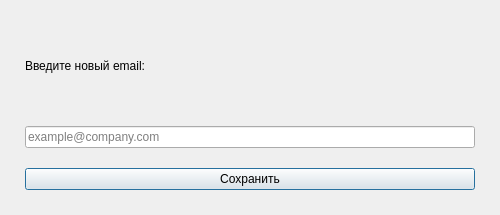
<?xml version="1.0" encoding="UTF-8"?>
<ui version="4.0">
 <class>EmailEditDialog</class>
 <widget class="QDialog" name="EmailEditDialog">
  <property name="geometry">
   <rect>
    <x>0</x>
    <y>0</y>
    <width>500</width>
    <height>215</height>
   </rect>
  </property>
  <property name="windowTitle">
   <string>Редактирование email</string>
  </property>
  <property name="styleSheet">
   <string notr="true">
QDialog {
    background-color: {BG_CARD};
    color: {TEXT_BLACK};
}
QLabel {
    color: {TEXT_BLACK};
}
</string>
  </property>
  <property name="modal">
   <bool>true</bool>
  </property>
  <layout class="QVBoxLayout" name="verticalLayout">
   <property name="spacing">
    <number>20</number>
   </property>
   <property name="leftMargin">
    <number>25</number>
   </property>
   <property name="topMargin">
    <number>25</number>
   </property>
   <property name="rightMargin">
    <number>25</number>
   </property>
   <property name="bottomMargin">
    <number>25</number>
   </property>
   <item>
    <widget class="QLabel" name="titleLabel">
     <property name="styleSheet">
      <string notr="true">font-size: 20px; color: {TEXT_BLACK}; background-color: transparent;</string>
     </property>
     <property name="text">
      <string>Введите новый email:</string>
     </property>
    </widget>
   </item>
   <item>
    <widget class="QLineEdit" name="emailInput">
     <property name="styleSheet">
      <string notr="true">
        QLineEdit {
            padding: 10px;
            font-size: 18px;
            border: 2px solid {ACCENT_PRIMARY};
            border-radius: 10px;
            color: {TEXT_BLACK};
            background-color: {BG_INPUT};
        }
        QLineEdit:focus {
            border-color: {ACCENT_PRIMARY};
        }
        QLineEdit::placeholder {
            color: {TEXT_TERTIARY};
        }
</string>
     </property>
     <property name="text">
      <string/>
     </property>
     <property name="placeholderText">
      <string>example@company.com</string>
     </property>
    </widget>
   </item>
   <item>
    <widget class="QPushButton" name="saveButton">
     <property name="cursor">
      <cursorShape>PointingHandCursor</cursorShape>
     </property>
     <property name="styleSheet">
      <string notr="true">
QPushButton {
    background-color: {ACCENT_PRIMARY};
    color: {TEXT_ON_ACCENT};
    border-radius: 10px;
    padding: 12px;
    font-size: 18px;
}
QPushButton:hover {
    background-color: {ACCENT_HOVER_SOFT};
}
QPushButton:pressed {
    background-color: {ACCENT_PRESSED_DEEP};
}
</string>
     </property>
     <property name="text">
      <string>Сохранить</string>
     </property>
    </widget>
   </item>
  </layout>
 </widget>
 <resources/>
 <connections/>
</ui>
